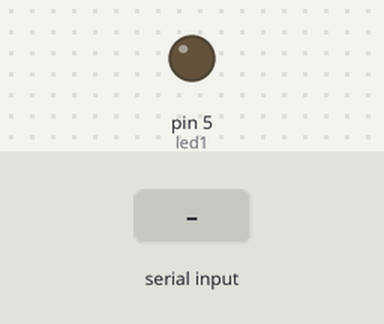
A sketch run on a simulated Arduino Uno, built with avr-gcc and run on an emulated ATmega328P. Parts: output pins drawn as LEDs (lit = HIGH). The inputs (shaded band) are chosen by the test bench.

Above: at 1.2 s.
1.3 s: "1\n" received over Serial
At 2.2 s:
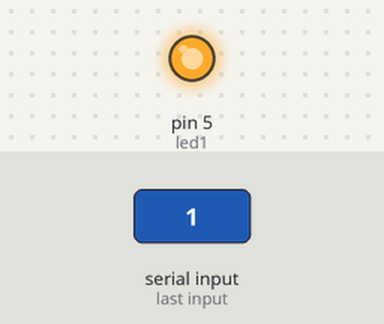
Timing chart, 0 to 4.3 s (numbered marks = the images above; inputs shaded):
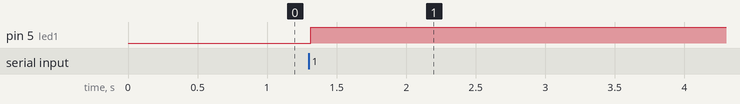

The sketch:

P_11_blinkLED.ino
```cpp
int led1 =5;


boolean estadoLED;

void setup(){
  pinMode(led1, OUTPUT);
  estadoLED = false;

  Serial.begin(9600); //baud
  Serial.setTimeout(10); //ms
}

void loop(){
  if(Serial.available()>0){//Si existe informacion en buffer que se pueda leer...

    int v = Serial.readString().toInt();
  if(v==1){
    estadoLED = !estadoLED;
    }

  digitalWrite(led1, estadoLED);

 }

    delay(10);

}
```

Measured:
- after the input at 1.3 s, pin 5 (led1): LOW → HIGH at once
